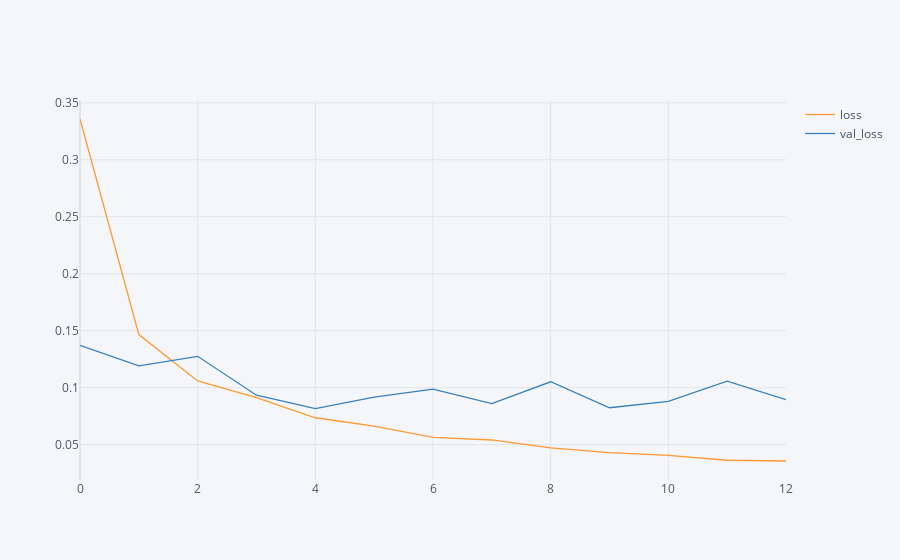

Here is the notebook cell this chart was saved with:
### Code cell
accuracy.iplot()

### Figure 1 — Plotly figure (JSON) as saved in the notebook; plotly's stock layout.template omitted (floating-point values rounded to 4 significant figures)
{"data": [{"line": {"color": "rgba(255, 153, 51, 1.0)", "dash": "solid", "shape": "linear", "width": 1.3}, "mode": "lines", "name": "loss", "text": "", "type": "scatter", "x": [0, 1, 2, 3, 4, 5, 6, 7, 8, 9, 10, 11, 12], "y": [0.3358, 0.1466, 0.1059, 0.09125, 0.07356, 0.06621, 0.05626, 0.05405, 0.04719, 0.04287, 0.04051, 0.03624, 0.0356]}, {"line": {"color": "rgba(55, 128, 191, 1.0)", "dash": "solid", "shape": "linear", "width": 1.3}, "mode": "lines", "name": "val_loss", "text": "", "type": "scatter", "x": [0, 1, 2, 3, 4, 5, 6, 7, 8, 9, 10, 11, 12], "y": [0.1371, 0.1192, 0.1275, 0.09337, 0.08157, 0.09174, 0.09868, 0.08595, 0.1051, 0.08237, 0.08787, 0.1057, 0.08948]}], "layout": {"legend": {"bgcolor": "#F5F6F9", "font": {"color": "#4D5663"}}, "paper_bgcolor": "#F5F6F9", "plot_bgcolor": "#F5F6F9", "title": {"font": {"color": "#4D5663"}}, "xaxis": {"gridcolor": "#E1E5ED", "showgrid": true, "tickfont": {"color": "#4D5663"}, "title": {"font": {"color": "#4D5663"}, "text": ""}, "zerolinecolor": "#E1E5ED"}, "yaxis": {"gridcolor": "#E1E5ED", "showgrid": true, "tickfont": {"color": "#4D5663"}, "title": {"font": {"color": "#4D5663"}, "text": ""}, "zerolinecolor": "#E1E5ED"}}}
